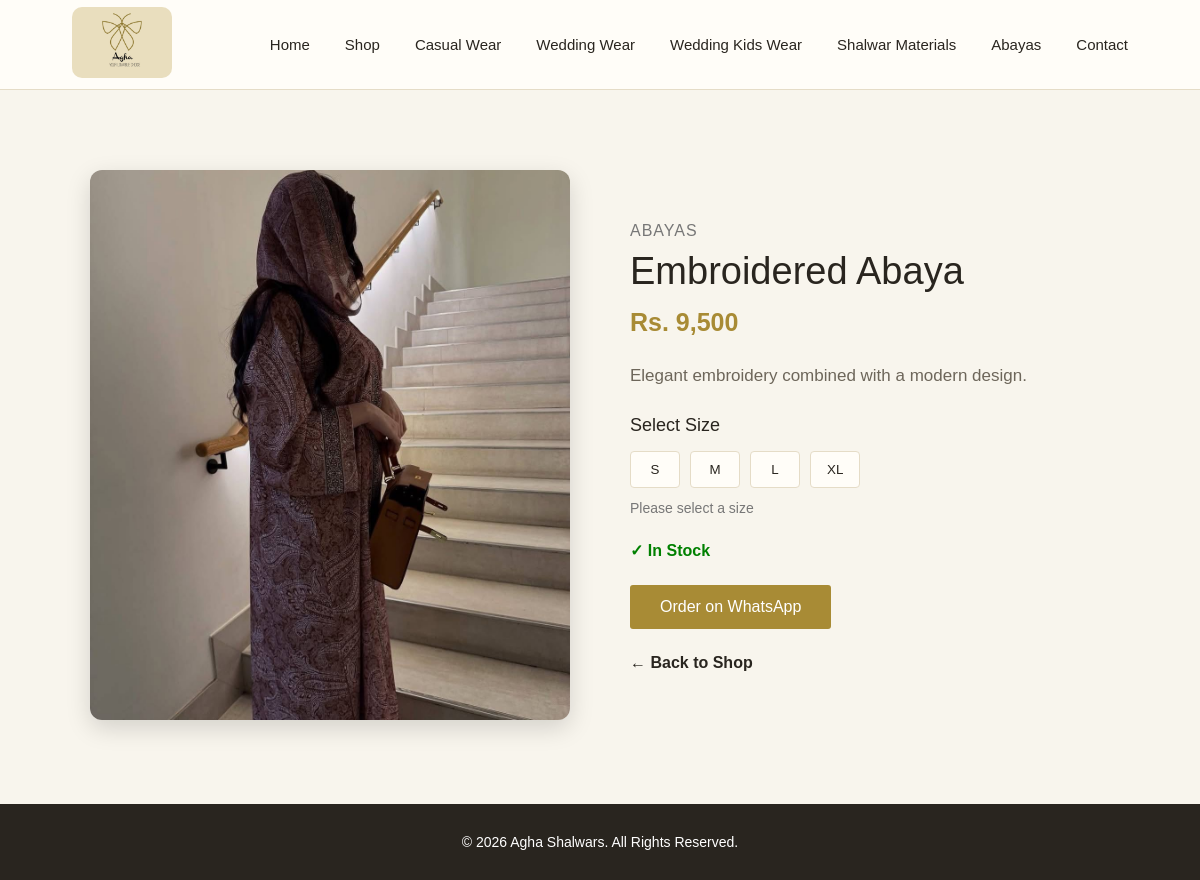
The app's page /product/24, older data.
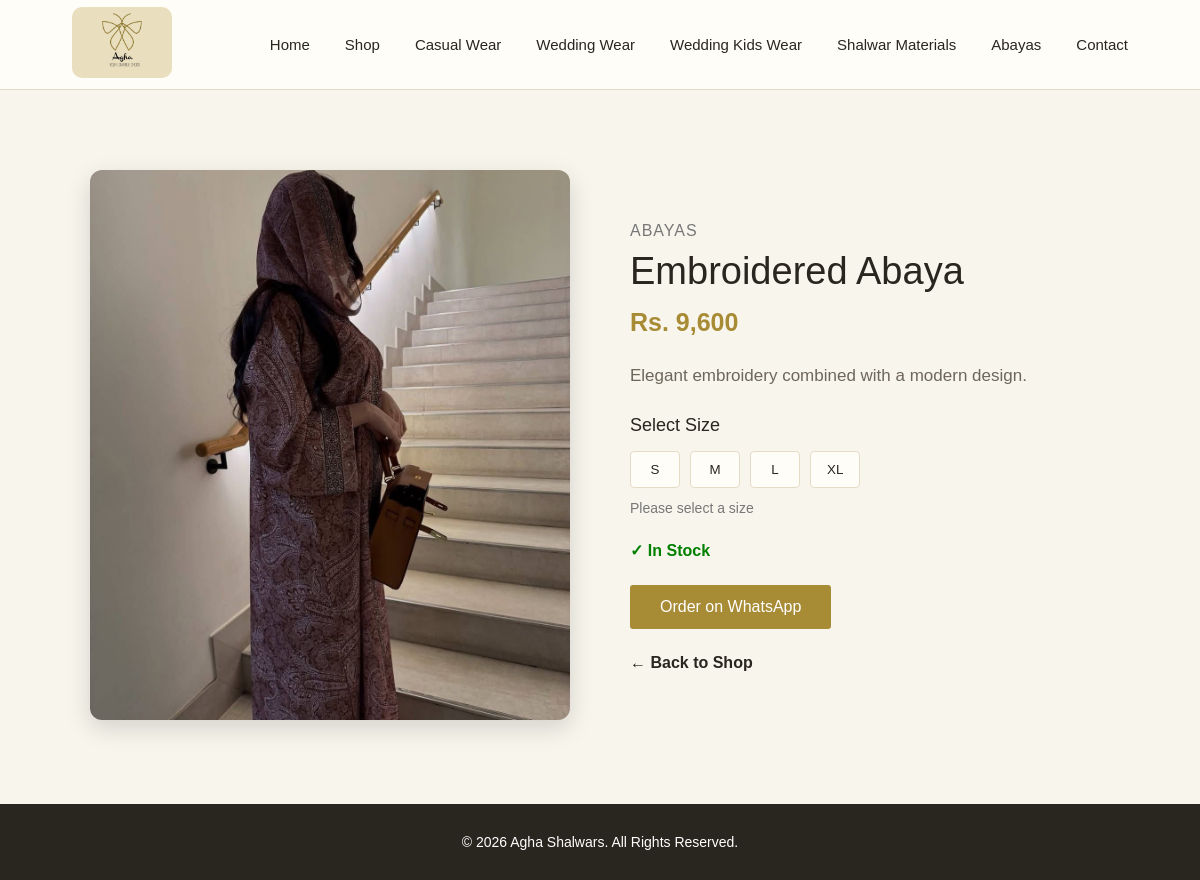
The same page, newer data.
### tables this page shows
CREATE TABLE products (
    id INTEGER PRIMARY KEY AUTOINCREMENT,
    name TEXT NOT NULL,
    category TEXT NOT NULL,
    price REAL NOT NULL,
    description TEXT,
    image TEXT NOT NULL,
    sizes TEXT,
    stock INTEGER DEFAULT 1
);

### app.py (the view)
@app.route("/product/<int:product_id>")
def product_details(product_id):
    connection = get_db_connection()
    product = connection.execute(
        "SELECT * FROM products WHERE id = ?",
        (product_id,)
    ).fetchone()
    connection.close()
    if product is None:
        return "Product not found", 404
    return render_template(
        "product_details.html",
        product=product
    )

### app.py (called while the page is built)
def get_db_connection():
    connection = sqlite3.connect("shop.db")
    connection.row_factory = sqlite3.Row
    return connection

### templates/product_details.html (shortened to what this page needs)
<!DOCTYPE html>
<html lang="en">
<head>
    <link rel="stylesheet"
          href="{{ url_for('static', filename='style.css') }}">
</head>
<body>
    <nav class="navbar">
        <a href="{{ url_for('home') }}">
            <img src="{{ url_for('static', filename='images/logo.jpeg') }}"
                 alt="Agha Shalwars Logo"
                 class="logo">
        </a>
        <ul class="nav-links" id="navLinks">
            <li>
                <a href="{{ url_for('home') }}">
                    Home
                </a>
            </li>
            <li>
                <a href="{{ url_for('shop') }}">
                    Shop
                </a>
            </li>
            <li>
                <a href="{{ url_for('casual_wear') }}">
                    Casual Wear
                </a>
            </li>
            <li>
                <a href="{{ url_for('wedding_wear') }}">
                    Wedding Wear
                </a>
            </li>
            <li>
                <a href="{{ url_for('wedding_kids_wear') }}">
                    Wedding Kids Wear
                </a>
            </li>
            <li>
                <a href="{{ url_for('shalwar_materials') }}">
                    Shalwar Materials
                </a>
            </li>
            <li>
                <a href="{{ url_for('abayas') }}">
                    Abayas
                </a>
            </li>
            <li>
                <a href="{{ url_for('contact') }}">
                    Contact
                </a>
            </li>
        </ul>
    </nav>
    <section class="product-details">
        <div class="product-details-image">
            <img src="{{ url_for('static', filename=product['image']) }}"
                 alt="{{ product['name'] }}">
        </div>
        <div class="product-details-info">
            <p class="product-category">
                {{ product['category'] }}
            </p>
            <h1>
                {{ product['name'] }}
            </h1>
            <p class="price">
                Rs. {{ "{:,.0f}".format(product['price']) }}
            </p>
            <p class="description">
                {{ product['description'] }}
            </p>
            {% if product['sizes'] %}
            <div class="size-selection">
                <h3>
                    Select Size
                </h3>
                <div class="size-options">
                    {% for size in product['sizes'].split(',') %}
                    <button
                        type="button"
                        class="size-btn"
                        onclick="selectSize(this, '{{ size }}')">
                        {{ size }}
                    </button>
                    {% endfor %}
                </div>
                <p id="selected-size">
                    Please select a size
                </p>
            </div>
            {% endif %}
            {% if product['stock'] > 0 %}
            <p class="stock available">
                ✓ In Stock
            </p>
            <a id="whatsapp-button"
               href="#"
               class="btn"
               target="_blank"
               onclick="orderOnWhatsApp(event)">
                Order on WhatsApp
            </a>
            {% else %}
            <p class="stock unavailable">
                ✕ Out of Stock
            </p>
            {% endif %}
            <br>
            <a href="{{ url_for('shop') }}"
               class="back-to-shop">
                ← Back to Shop
            </a>
        </div>
    </section>
    <footer class="footer">
        <p>
            © 2026 Agha Shalwars. All Rights Reserved.
        </p>
    </footer>
</body>
</html>

Row changes from the older to the newer data that the page shows:
changed products "Embroidered Abaya": price "9,500" → "9,600"
